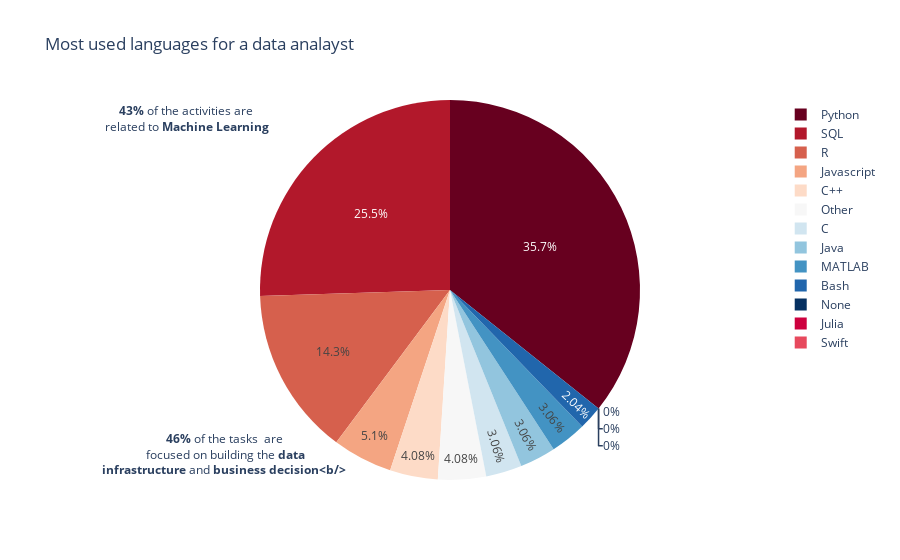

The code cell stored with this chart in its notebook:
### Code cell
import plotly.express as px
fig = px.pie(da_language, values='percentage', names=da_language['Language'], color_discrete_sequence=px.colors.sequential.RdBu, title="Most used languages for a data analayst")

fig.add_annotation(x=-0.05, y=1,
            text="<b>43%</b> of the activities are<br> related to <b>Machine Learning</b>",
            showarrow=False,
            arrowhead=1)

fig.add_annotation(x=-0.05, y=0,
            text="<b>46%</b> of the tasks  are<br> focused on building the <b>data<br>infrastructure</b> and <b>business decision<b/>",
            showarrow=False,
            arrowhead=1)

fig.show()

### Figure 1 — Plotly figure (JSON) as saved in the notebook; plotly's stock layout.template omitted (floating-point values rounded to 4 significant figures)
{"data": [{"domain": {"x": [0, 1], "y": [0, 1]}, "hovertemplate": "Language=%{label}<br>percentage=%{value}<extra></extra>", "labels": ["Python", "SQL", "R", "Javascript", "C++", "Other", "C", "Java", "MATLAB", "Bash", "None", "Julia", "Swift"], "legendgroup": "", "name": "", "showlegend": true, "type": "pie", "values": [35, 25, 14.0, 5, 4, 4, 3, 3, 3, 2, 0, 0, 0]}], "layout": {"annotations": [{"arrowhead": 1, "showarrow": false, "text": "<b>43%</b> of the activities are<br> related to <b>Machine Learning</b>", "x": -0.05, "y": 1}, {"arrowhead": 1, "showarrow": false, "text": "<b>46%</b> of the tasks  are<br> focused on building the <b>data<br>infrastructure</b> and <b>business decision<b/>", "x": -0.05, "y": 0}], "legend": {"tracegroupgap": 0}, "piecolorway": ["rgb(103,0,31)", "rgb(178,24,43)", "rgb(214,96,77)", "rgb(244,165,130)", "rgb(253,219,199)", "rgb(247,247,247)", "rgb(209,229,240)", "rgb(146,197,222)", "rgb(67,147,195)", "rgb(33,102,172)", "rgb(5,48,97)"], "title": {"text": "Most used languages for a data analayst"}}}
